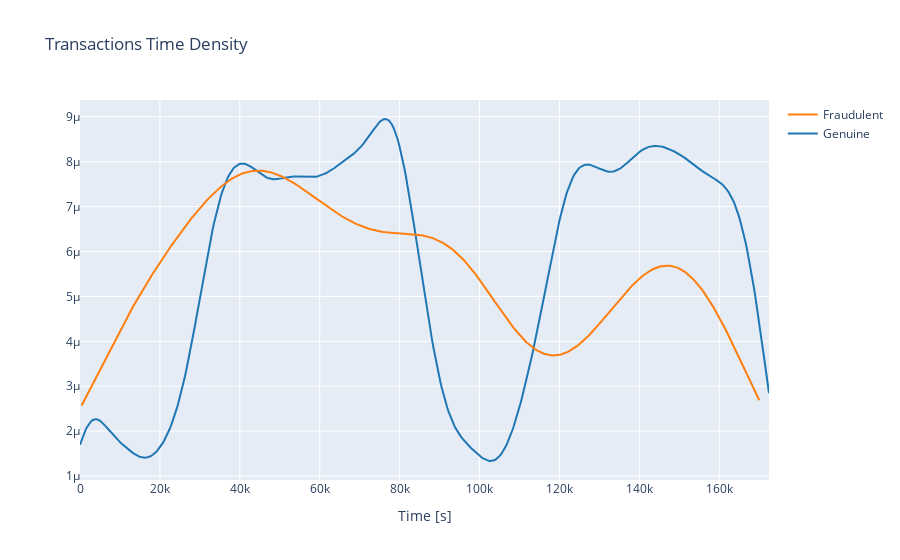

The notebook cell this image was saved under:
### Code cell
# Transactions Time Density Plot
class_0 = df.loc[df['Class'] == 0]["Time"]
class_1 = df.loc[df['Class'] == 1]["Time"]
hist_data = [class_0, class_1]
group_labels = ['Genuine', 'Fraudulent']
fig = ff.create_distplot(hist_data, group_labels, show_hist=False, show_rug=False)
fig['layout'].update(title='Transactions Time Density', xaxis=dict(title='Time [s]'))
iplot(fig, filename='dist_only')
# Feature 'Time' contains the seconds elapsed between each transaction and the first transaction in the dataset
# This dataset presents transactions that occurred in two days (60*60*48 = 172,800 seconds)

### Figure 1 — Plotly figure (JSON) as saved in the notebook; plotly's stock layout.template omitted (floating-point values rounded to 4 significant figures; data arrays with more than 128 entries replaced by an {"elided": "..."} marker saying what was removed)
{"data": [{"legendgroup": "Genuine", "marker": {"color": "rgb(31, 119, 180)"}, "mode": "lines", "name": "Genuine", "showlegend": true, "type": "scatter", "x": {"elided": "500 float values"}, "xaxis": "x", "y": {"elided": "500 float values"}, "yaxis": "y"}, {"legendgroup": "Fraudulent", "marker": {"color": "rgb(255, 127, 14)"}, "mode": "lines", "name": "Fraudulent", "showlegend": true, "type": "scatter", "x": {"elided": "500 float values"}, "xaxis": "x", "y": {"elided": "500 float values"}, "yaxis": "y"}], "layout": {"barmode": "overlay", "hovermode": "closest", "legend": {"traceorder": "reversed"}, "title": {"text": "Transactions Time Density"}, "xaxis": {"anchor": "y2", "domain": [0, 1], "title": {"text": "Time [s]"}, "zeroline": false}, "yaxis": {"anchor": "free", "domain": [0, 1], "position": 0}}}
